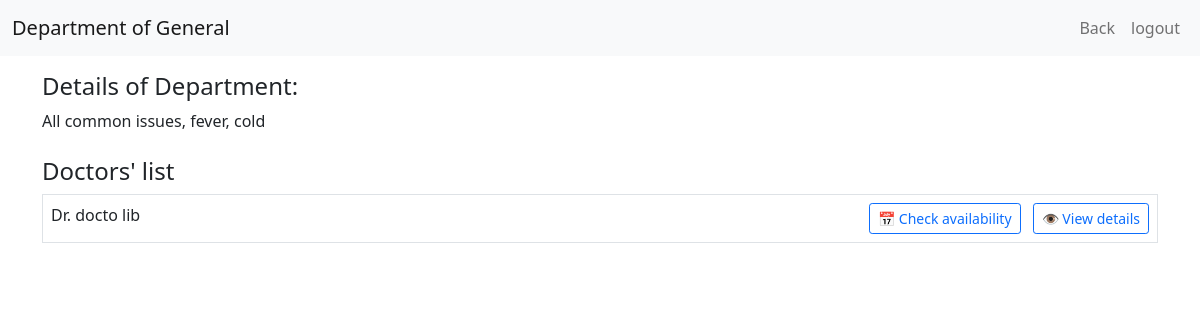
/departments/5 (signed in), run on an earlier commit of the app's database.
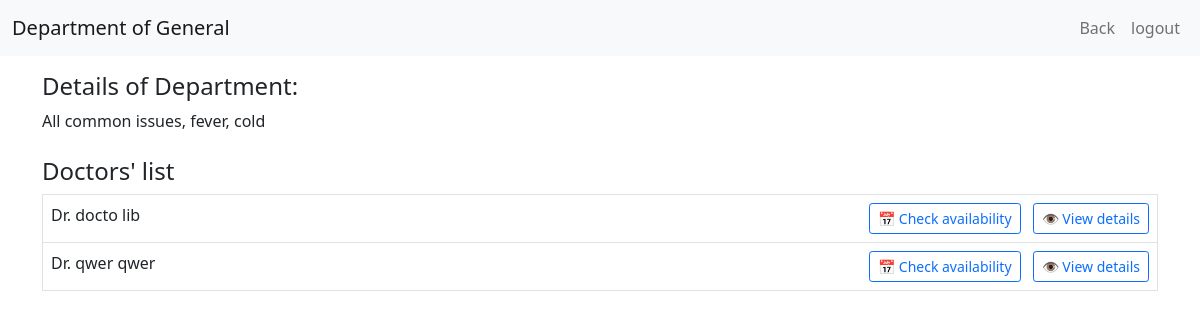
And on a later commit of the database.
### application/models.py (models this page shows, shortened)
class Doctor(db.Model):
    __tablename__ = 'doctors'
    id = db.Column(db.Integer, primary_key=True, autoincrement=True)
    username = db.Column(db.String(80), unique=True, nullable=False, index=True)
    email = db.Column(db.String(120), unique=True, nullable=False, index=True)
    password = db.Column(db.String(255), nullable=False)
    first_name = db.Column(db.String(50), nullable=False)
    last_name = db.Column(db.String(50), nullable=False)
    department_id = db.Column(db.Integer, db.ForeignKey('department.id', ondelete='RESTRICT'), nullable=False)
    specialization = db.Column(db.String(100), nullable=False, index=True)
    experience_years = db.Column(db.Integer, db.CheckConstraint('experience_years >= 0'))
    gender = db.Column(db.String(10), db.CheckConstraint("gender IN ('male', 'female')"))
    blacklisted = db.Column(db.Boolean, default=False)
    department = db.relationship('Department', backref=db.backref('doctors', lazy='dynamic'))
    @property
    def name(self):
        return f"{self.first_name} {self.last_name}"

### application/patient_functionalities.py (the view)
@hospital_app.route('/departments/<int:department_id>', methods=['GET'])
def view_department_fn(department_id):
    if session.get('role') != 'patient':
        flash(message='Please log in as patient to access this page', category='warning')
        return redirect(url_for('hospital_home_and_login'))
    department = Department.query.filter_by(id=department_id).first()
    if department is None:
        flash(message='Department not found', category='danger')
        return redirect(url_for('patient_dashboard_fn'))
    doctors_in_department = Doctor.query.filter_by(department_id=department_id).all()
    return render_template('department_details.html', department=department, doctors=doctors_in_department)

### templates/department_details.html (shortened to what this page needs)
<!DOCTYPE html>
<html lang="en">
<head>
  <link rel="stylesheet" href="/static/style.css">
  <link href="https://cdn.jsdelivr.net/npm/bootstrap@5.0.2/dist/css/bootstrap.min.css" rel="stylesheet">
</head>
<body>
  <div id="main">
    <div id="canvas">
      <nav class="navbar navbar-expand-lg navbar-light bg-light">
        <div class="container-fluid">
          <a class="navbar-brand" href="#">Department of  {{ department.department_name }}</a>
          <div class="collapse navbar-collapse" id="navbarSupportedContent">
            <ul class="navbar-nav ms-auto mb-2 mb-lg-0">
              <li class="nav-item">
                <a class="nav-link" href="/patient_dashboard">Back</a>
              </li>
              <li class="nav-item">
                <a class="nav-link" href="/login">logout</a>
              </li>
            </ul>
          </div>
        </div>
      </nav>
      <div id="content" class="container py-3">
        <h4>Details of Department:</h4>
        <p class="mb-4">
          {{ department.description or "No description available for this department." }}
        </p>
        <h4>Doctors' list</h4>
        <div class="table-responsive">
          <table class="table border">
            <tbody>
              {% for doctor in doctors %}
              <tr>
                <td>Dr. {{ doctor.name }}</td>
                <td class="text-end">
                  <a href="/check-availability/{{ doctor.id }}" class="btn btn-outline-primary btn-sm me-2">📅 Check availability</a>
                  <a href="/doctor-details/{{ doctor.id }}" class="btn btn-outline-primary btn-sm">👁️ View details</a>
                </td>
              </tr>
              {% endfor %}
            </tbody>
          </table>
        </div>
      </div>
    </div>
  </div>
</body>
</html>

What changed in the data, as far as the page shows it:
added Doctor: name "qwer qwer"
